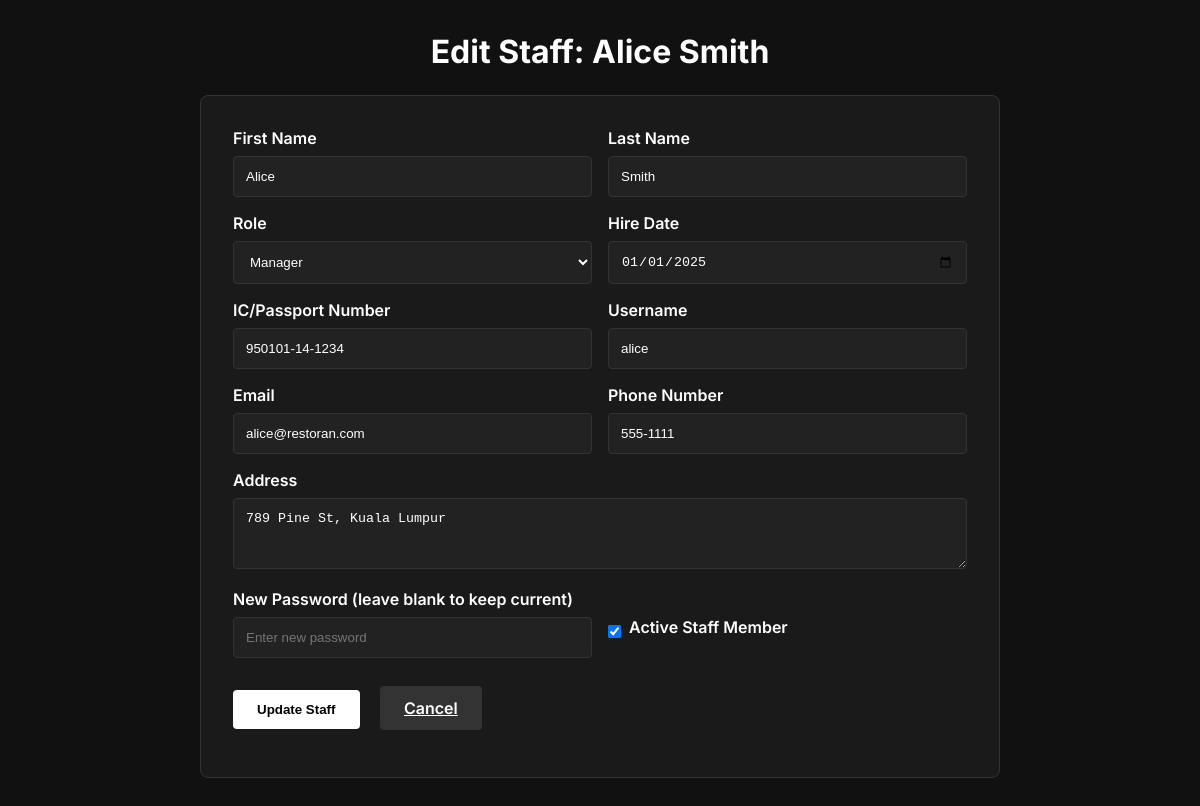
Page /restoran-badhriah/edit_staff.php?id=1 (signed in) on the committed database.
### tables this page shows
CREATE TABLE `staff` (
  `StaffID` int(11) NOT NULL,
  `FirstName` varchar(50) NOT NULL,
  `LastName` varchar(50) NOT NULL,
  `Role` enum('Waiter','Chef','Manager','Cashier') NOT NULL,
  `Phone` varchar(15) DEFAULT NULL,
  `Email` varchar(100) DEFAULT NULL,
  `HireDate` date NOT NULL,
  `IsActive` tinyint(1) DEFAULT 1,
  `Address` text DEFAULT NULL,
  `ICPassportNo` varchar(20) DEFAULT NULL,
  `Username` varchar(50) DEFAULT NULL,
  `Password` varchar(255) DEFAULT NULL
);

### restoran-badhriah/edit_staff.php (the view, shortened to what this page needs)
<?php
require_once 'db.php';
$staffId = $_GET['id'] ?? 0;
$query = "SELECT * FROM Staff WHERE StaffID = ?";
$stmt = $conn->prepare($query);
$stmt->bind_param("i", $staffId);
$stmt->execute();
$result = $stmt->get_result();
$staff = $result->fetch_assoc();
?>
<!DOCTYPE html>
<html lang="en">
<head>
</head>
<body>
<div class="main">
  <h1>Edit Staff: <?= htmlspecialchars($staff['FirstName'] . ' ' . $staff['LastName']) ?></h1>
  <div class="form-container">
    <form method="POST">
      <div class="form-row">
        <div class="form-group">
          <label for="firstName">First Name</label>
          <input type="text" id="firstName" name="firstName" value="<?= htmlspecialchars($staff['FirstName']) ?>" required>
        </div>
        <div class="form-group">
          <label for="lastName">Last Name</label>
          <input type="text" id="lastName" name="lastName" value="<?= htmlspecialchars($staff['LastName']) ?>" required>
        </div>
      </div>
      <div class="form-row">
        <div class="form-group">
          <label for="role">Role</label>
          <select id="role" name="role" required>
            <option value="Manager" <?= $staff['Role'] === 'Manager' ? 'selected' : '' ?>>Manager</option>
          </select>
        </div>
        <div class="form-group">
          <label for="hireDate">Hire Date</label>
          <input type="date" id="hireDate" name="hireDate" value="<?= htmlspecialchars($staff['HireDate']) ?>" required>
        </div>
      </div>
      <div class="form-row">
        <div class="form-group">
          <label for="icPassport">IC/Passport Number</label>
          <input type="text" id="icPassport" name="icPassport" value="<?= htmlspecialchars($staff['ICPassportNo']) ?>" required>
        </div>
        <div class="form-group">
          <label for="username">Username</label>
          <input type="text" id="username" name="username" value="<?= htmlspecialchars($staff['Username']) ?>" required>
        </div>
      </div>
      <div class="form-row">
        <div class="form-group">
          <label for="email">Email</label>
          <input type="email" id="email" name="email" value="<?= htmlspecialchars($staff['Email']) ?>" required>
        </div>
        <div class="form-group">
          <label for="phone">Phone Number</label>
          <input type="tel" id="phone" name="phone" value="<?= htmlspecialchars($staff['Phone']) ?>" required>
        </div>
      </div>
      <div class="form-group">
        <label for="address">Address</label>
        <textarea id="address" name="address" rows="3"><?= htmlspecialchars($staff['Address'] ?? '') ?></textarea>
      </div>
      <div class="form-row">
        <div class="form-group">
          <label for="password">New Password (leave blank to keep current)</label>
          <input type="password" id="password" name="password" placeholder="Enter new password">
        </div>
        <div class="form-group">
          <label>&nbsp;</label>
          <div class="checkbox-group">
            <input type="checkbox" id="isActive" name="isActive" <?= $staff['IsActive'] ? 'checked' : '' ?>>
            <label for="isActive">Active Staff Member</label>
          </div>
        </div>
      </div>
      <div class="form-group">
        <button type="submit" class="btn">Update Staff</button>
        <a href="staff.php" class="btn" style="background: #333; color: #fff; margin-left: 1rem;">Cancel</a>
      </div>
    </form>
  </div>
</div>
</body>
</html>

### restoran-badhriah/edit_staff.php (style rules this page uses)
* { box-sizing: border-box; margin: 0; padding: 0; }
body { font-family: 'Inter', sans-serif; background: #111; color: #fff; min-height: 100vh; padding: 2rem; }
h1 { text-align: center; margin-bottom: 1.5rem; }
.form-container { max-width: 800px; margin: 0 auto; background: #1a1a1a; padding: 2rem; border-radius: 8px; border: 1px solid #333; }
.form-group { margin-bottom: 1rem; }
label { display: block; margin-bottom: 0.5rem; font-weight: 600; }
input, select, textarea { width: 100%; padding: 0.75rem; border: 1px solid #333; border-radius: 4px; background: #222; color: #fff; }
.form-row { display: flex; gap: 1rem; }
.form-row .form-group { flex: 1; }
.checkbox-group { display: flex; align-items: center; gap: 0.5rem; }
.checkbox-group input { width: auto; }
.btn { padding: 0.75rem 1.5rem; background: #fff; color: #000; border: none; border-radius: 4px; font-weight: 600; cursor: pointer; margin-top: 1rem; }

### rows in the picture
staff: FirstName+LastName "Alice Smith", firstName "Alice", lastName "Smith", role "Manager", hireDate "01/01/2025", icPassport "950101-14-1234", username "alice", email "alice@restoran.com", phone "555-1111", address "789 Pine St, Kuala Lumpur", IsActive "☑"
